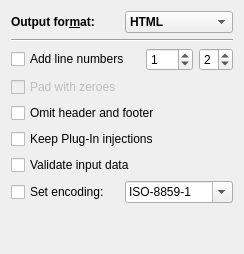
       <widget class="QWidget" name="page_general">
        <attribute name="title">
         <string>General</string>
        </attribute>
        <layout class="QVBoxLayout" name="verticalLayout_2">
         <item>
          <layout class="QHBoxLayout" name="horizontalLayout_8">
           <item>
            <widget class="QLabel" name="label_2">
             <property name="sizePolicy">
              <sizepolicy hsizetype="Minimum" vsizetype="Minimum">
               <horstretch>0</horstretch>
               <verstretch>0</verstretch>
              </sizepolicy>
             </property>
             <property name="font">
              <font>
               <weight>75</weight>
               <bold>true</bold>
              </font>
             </property>
             <property name="text">
              <string>Output for&amp;mat:</string>
             </property>
             <property name="buddy">
              <cstring>comboFormat</cstring>
             </property>
            </widget>
           </item>
           <item>
            <widget class="QComboBox" name="comboFormat">
             <property name="sizePolicy">
              <sizepolicy hsizetype="Preferred" vsizetype="Fixed">
               <horstretch>0</horstretch>
               <verstretch>0</verstretch>
              </sizepolicy>
             </property>
             <property name="font">
              <font>
               <weight>75</weight>
               <bold>true</bold>
              </font>
             </property>
             <property name="toolTip">
              <string>Choose an output format.</string>
             </property>
             <item>
              <property name="text">
               <string>HTML</string>
              </property>
             </item>
             <item>
              <property name="text">
               <string>XHTML</string>
              </property>
             </item>
             <item>
              <property name="text">
               <string>LaTeX</string>
              </property>
             </item>
             <item>
              <property name="text">
               <string>TeX</string>
              </property>
             </item>
             <item>
              <property name="text">
               <string>RTF</string>
              </property>
             </item>
             <item>
              <property name="text">
               <string>ODT</string>
              </property>
             </item>
             <item>
              <property name="text">
               <string>SVG</string>
              </property>
             </item>
             <item>
              <property name="text">
               <string>BBCode</string>
              </property>
             </item>
            </widget>
           </item>
          </layout>
         </item>
         <item>
          <widget class="Line" name="line_9">
           <property name="orientation">
            <enum>Qt::Horizontal</enum>
           </property>
          </widget>
         </item>
         <item>
          <layout class="QHBoxLayout" name="horizontalLayout_21">
           <item>
            <widget class="QCheckBox" name="cbIncLineNo">
             <property name="toolTip">
              <string>Add line numbers to the output.</string>
             </property>
             <property name="text">
              <string>Add line numbers</string>
             </property>
            </widget>
           </item>
           <item>
            <spacer name="horizontalSpacer_4">
             <property name="orientation">
              <enum>Qt::Horizontal</enum>
             </property>
             <property name="sizeHint" stdset="0">
              <size>
               <width>10</width>
               <height>20</height>
              </size>
             </property>
            </spacer>
           </item>
           <item>
            <widget class="QSpinBox" name="sbLineNoStart">
             <property name="toolTip">
              <string>Set line numbering start</string>
             </property>
             <property name="buttonSymbols">
              <enum>QAbstractSpinBox::UpDownArrows</enum>
             </property>
             <property name="accelerated">
              <bool>true</bool>
             </property>
             <property name="maximum">
              <number>500</number>
             </property>
             <property name="value">
              <number>1</number>
             </property>
            </widget>
           </item>
           <item>
            <widget class="QSpinBox" name="sbLineNoWidth">
             <property name="toolTip">
              <string>Select the line number width.</string>
             </property>
             <property name="minimum">
              <number>1</number>
             </property>
             <property name="maximum">
              <number>6</number>
             </property>
             <property name="value">
              <number>2</number>
             </property>
            </widget>
           </item>
          </layout>
         </item>
         <item>
          <widget class="QCheckBox" name="cbPadZeroes">
           <property name="enabled">
            <bool>false</bool>
           </property>
           <property name="toolTip">
            <string>Fill leading space of line numbers with zeroes.</string>
           </property>
           <property name="text">
            <string>Pad with zeroes</string>
           </property>
          </widget>
         </item>
         <item>
          <widget class="QCheckBox" name="cbFragment">
           <property name="sizePolicy">
            <sizepolicy hsizetype="Minimum" vsizetype="Fixed">
             <horstretch>0</horstretch>
             <verstretch>0</verstretch>
            </sizepolicy>
           </property>
           <property name="toolTip">
            <string>Generate output without document header and footer.</string>
           </property>
           <property name="text">
            <string>Omit header and footer</string>
           </property>
          </widget>
         </item>
         <item>
          <widget class="QCheckBox" name="cbKeepInjections">
           <property name="toolTip">
            <string>Output any plug-in text injections even if document header and footer is omitted.</string>
           </property>
           <property name="text">
            <string>Keep Plug-In injections</string>
           </property>
          </widget>
         </item>
         <item>
          <widget class="QCheckBox" name="cbValidateInput">
           <property name="toolTip">
            <string>Test if input data is not binary.
Removes Unicode BOM mark.</string>
           </property>
           <property name="text">
            <string>Validate input data</string>
           </property>
          </widget>
         </item>
         <item>
          <layout class="QHBoxLayout" name="horizontalLayout_2">
           <item>
            <widget class="QCheckBox" name="cbEncoding">
             <property name="toolTip">
              <string>Set the output file ancoding.</string>
             </property>
             <property name="text">
              <string>Set encoding:</string>
             </property>
            </widget>
           </item>
           <item>
            <widget class="QComboBox" name="comboEncoding">
             <property name="toolTip">
              <string>Select or define the encoding.
The result has to match the input file encoding.</string>
             </property>
             <property name="editable">
              <bool>true</bool>
             </property>
             <property name="insertPolicy">
              <enum>QComboBox::InsertAtBottom</enum>
             </property>
             <item>
              <property name="text">
               <string>ISO-8859-1</string>
              </property>
             </item>
             <item>
              <property name="text">
               <string>ISO-8859-2</string>
              </property>
             </item>
             <item>
              <property name="text">
               <string>ISO-8859-3</string>
              </property>
             </item>
             <item>
              <property name="text">
               <string>ISO-8859-4</string>
              </property>
             </item>
             <item>
              <property name="text">
               <string>ISO-8859-5</string>
              </property>
             </item>
             <item>
              <property name="text">
               <string>ISO-8859-6</string>
              </property>
             </item>
             <item>
              <property name="text">
               <string>ISO-8859-7</string>
              </property>
             </item>
             <item>
              <property name="text">
               <string>ISO-8859-8</string>
              </property>
             </item>
             <item>
              <property name="text">
               <string>ISO-8859-9</string>
              </property>
             </item>
             <item>
              <property name="text">
               <string>ISO-8859-10</string>
              </property>
             </item>
             <item>
              <property name="text">
               <string>ISO-8859-11</string>
              </property>
             </item>
             <item>
              <property name="text">
               <string>ISO-8859-12</string>
              </property>
             </item>
             <item>
              <property name="text">
               <string>ISO-8859-13</string>
              </property>
             </item>
             <item>
              <property name="text">
               <string>ISO-8859-14</string>
              </property>
             </item>
             <item>
              <property name="text">
               <string>ISO-8859-15</string>
              </property>
             </item>
             <item>
              <property name="text">
               <string>UTF-8</string>
              </property>
             </item>
            </widget>
           </item>
          </layout>
         </item>
         <item>
          <spacer name="verticalSpacer_2">
           <property name="orientation">
            <enum>Qt::Vertical</enum>
           </property>
           <property name="sizeHint" stdset="0">
            <size>
             <width>20</width>
             <height>40</height>
            </size>
           </property>
          </spacer>
         </item>
        </layout>
       </widget>
